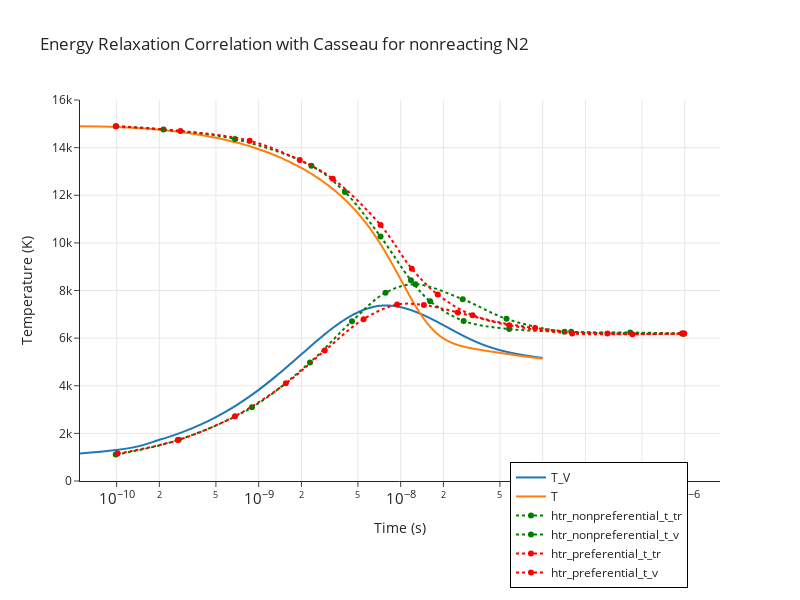
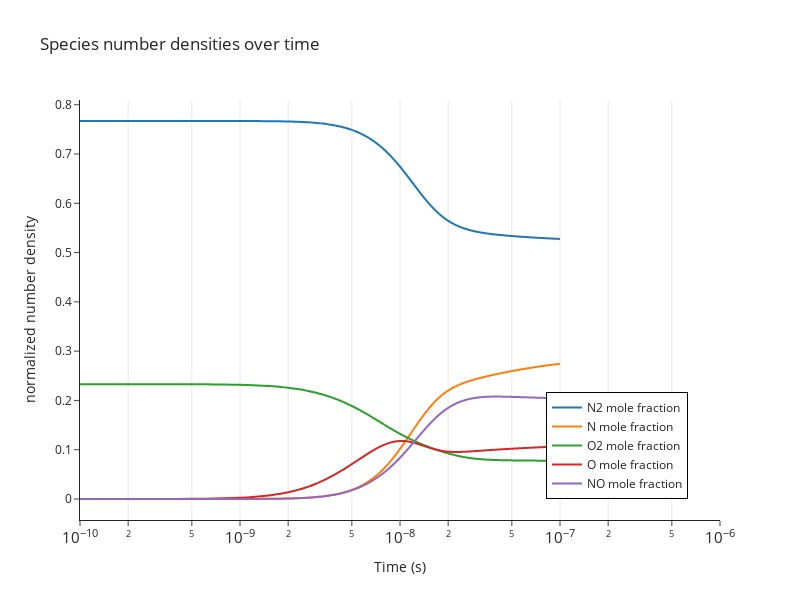

The notebook cell saved with these charts, in order:
### Code cell
from plotly import graph_objects as go
import pandas as pd

# JIT-compiled version of extract_primitives_from_U (needs to be executed once per kernel uptime)
extract_primitives_from_U_jitted = jax.jit(
    equation_manager_utils.extract_primitives_from_U
)

# extract primitives and plot
Y_s, rho, T, T_V, p = jax.vmap(
    extract_primitives_from_U_jitted,
    in_axes=(0, None),
)(U_field, equation_manager)


fig = go.Figure()
fig.add_trace(
    go.Scatter(
        x=t,
        y=T_V[:, 0],
        mode="lines",
        name="T_V",
        line=dict(shape="spline", smoothing=1.0),
    )
)
fig.add_trace(
    go.Scatter(
        x=t, y=T[:, 0], mode="lines", name="T", line=dict(shape="spline", smoothing=1.0)
    )
)

fig.add_hline(y=7623.3, name="T_eq Casseau", line_dash="dash", line_color="black")

# Load and plot reference data from CSV
csv_path = "/home/hhoechter/tum/jaxfluids_internship/experiments/heatbath_0d/williams_figure_1_air.csv"
df = pd.read_csv(
    csv_path, skiprows=1
)  # Skip the first header row, use X,Y,X,Y... as columns

# Read first row to get the dataset names
with open(csv_path, "r") as f:
    header_line = f.readline().strip()
dataset_names = [name for name in header_line.split(",") if name]

# Group datasets by prefix (e.g., "modified", "hy2foam_default", "monaco")
prefixes = []
for name in dataset_names:
    # Extract prefix by removing _t_v or _t_tr suffix
    if "_t_v" in name:
        prefix = name.replace("_t_v", "")
    elif "_t_tr" in name:
        prefix = name.replace("_t_tr", "")
    else:
        prefix = name
    if prefix not in prefixes:
        prefixes.append(prefix)

# Define colors for each prefix
colors = ["green", "red", "purple", "orange", "brown", "pink"]
prefix_colors = {prefix: colors[i % len(colors)] for i, prefix in enumerate(prefixes)}

# Plot each dataset (columns come in pairs: X, Y for each dataset)
for i, name in enumerate(dataset_names):
    x_col = i * 2  # X column index
    y_col = i * 2 + 1  # Y column index

    if x_col >= len(df.columns) or y_col >= len(df.columns):
        continue

    x_data = pd.to_numeric(df.iloc[:, x_col], errors="coerce").dropna().values
    y_data = pd.to_numeric(df.iloc[:, y_col], errors="coerce").dropna().values

    # Use minimum length in case of mismatched data
    min_len = min(len(x_data), len(y_data))
    x_data = x_data[:min_len]
    y_data = y_data[:min_len]

    # Find prefix for this dataset
    if "_t_v" in name:
        prefix = name.replace("_t_v", "")
    elif "_t_tr" in name:
        prefix = name.replace("_t_tr", "")
    else:
        prefix = name

    fig.add_trace(
        go.Scatter(
            x=x_data,
            y=y_data * 1000,  # Scale Y values (they appear to be in units of 1000 K)
            mode="markers+lines",
            line=dict(dash="dot", smoothing=1.0, shape="spline"),
            name=name,
            marker=dict(color=prefix_colors.get(prefix, "gray")),
        )
    )

fig.update_xaxes(type="log", exponentformat="power", showexponent="all", showgrid=True)
fig.update_yaxes(range=[0, 16000], showgrid=True)
fig.update_layout(
    template="simple_white",
    title="Energy Relaxation Correlation with Casseau for nonreacting N2",
    xaxis_title="Time (s)",
    yaxis_title="Temperature (K)",
    legend=dict(
        x=0.95,
        y=0.05,
        xanchor="right",
        yanchor="top",
        borderwidth=1,
        bordercolor="black",
    ),
    showlegend=True,
    width=800,
    height=600,
)
fig.show()

# plot normalized species number densities
M = jnp.sum(Y_s * species.molar_masses[None, None, :], axis=2)
n = Y_s[:, 0, :] * rho / M * constants.N_A  # 1/m3
n_tot_init = p_init / (constants.R_universal * T_tr_init) * constants.N_A

palette = ["#1f77b4", "#ff7f0e", "#2ca02c", "#d62728", "#9467bd", "#8c564b"]

fig = go.Figure()
for i, name in enumerate(species.names):
    fig.add_trace(
        go.Scatter(
            x=t,
            y=n[:, i] / n_tot_init,
            mode="lines",
            name=f"{name} mole fraction",
            line=dict(shape="spline", smoothing=1.0, color=palette[i % len(palette)]),
        )
    )

fig.update_xaxes(type="log", exponentformat="power", showexponent="all", showgrid=True)
fig.update_layout(
    template="simple_white",
    title="Species number densities over time",
    xaxis_title="Time (s)",
    yaxis_title="normalized number density",
    legend=dict(
        x=0.95,
        y=0.05,
        xanchor="right",
        yanchor="bottom",
        borderwidth=1,
        bordercolor="black",
    ),
    showlegend=True,
    width=800,
    height=600,
)
fig.update_xaxes(range=[-10, -6])
fig.show()

### Figure 1 — Plotly figure (JSON) as saved in the notebook; plotly's stock layout.template omitted (floating-point values rounded to 4 significant figures; data arrays with more than 128 entries replaced by an {"elided": "..."} marker saying what was removed)
{"data": [{"line": {"shape": "spline", "smoothing": 1}, "mode": "lines", "name": "T_V", "type": "scatter", "x": {"elided": "1000 float values"}, "y": {"elided": "1000 float values"}}, {"line": {"shape": "spline", "smoothing": 1}, "mode": "lines", "name": "T", "type": "scatter", "x": {"elided": "1000 float values"}, "y": {"elided": "1000 float values"}}, {"line": {"dash": "dot", "shape": "spline", "smoothing": 1}, "marker": {"color": "green"}, "mode": "markers+lines", "name": "htr_nonpreferential_t_tr", "type": "scatter", "x": [9.928e-11, 2.139e-10, 6.813e-10, 2.35e-09, 4.045e-09, 7.219e-09, 1.181e-08, 1.613e-08, 2.776e-08, 5.81e-08, 1.589e-07, 9.856e-07], "y": [14900.0, 14760.0, 14360.0, 13230.0, 12140.0, 10260.0, 8430.0, 7549.0, 6724.0, 6382.0, 6267.0, 6179.0]}, {"line": {"dash": "dot", "shape": "spline", "smoothing": 1}, "marker": {"color": "green"}, "mode": "markers+lines", "name": "htr_nonpreferential_t_v", "type": "scatter", "x": [9.856e-11, 2.736e-10, 8.971e-10, 2.3e-09, 4.542e-09, 7.818e-09, 1.27e-08, 2.736e-08, 5.563e-08, 1.426e-07, 4.134e-07, 9.644e-07], "y": [1108.0, 1731.0, 3093.0, 4981.0, 6713.0, 7905.0, 8260.0, 7633.0, 6808.0, 6267.0, 6237.0, 6193.0]}, {"line": {"dash": "dot", "shape": "spline", "smoothing": 1}, "marker": {"color": "red"}, "mode": "markers+lines", "name": "htr_preferential_t_tr", "type": "scatter", "x": [9.856e-11, 2.816e-10, 8.652e-10, 1.947e-09, 3.327e-09, 7.219e-09, 1.198e-08, 1.824e-08, 3.208e-08, 8.842e-08, 2.857e-07, 9.928e-07], "y": [14900.0, 14700.0, 14290.0, 13480.0, 12690.0, 10750.0, 8913.0, 7833.0, 6966.0, 6424.0, 6195.0, 6193.0]}, {"line": {"dash": "dot", "shape": "spline", "smoothing": 1}, "marker": {"color": "red"}, "mode": "markers+lines", "name": "htr_preferential_t_v", "type": "scatter", "x": [1.015e-10, 2.697e-10, 6.813e-10, 1.555e-09, 2.92e-09, 5.483e-09, 9.437e-09, 1.457e-08, 2.526e-08, 5.81e-08, 1.613e-07, 4.286e-07, 9.575e-07], "y": [1151.0, 1717.0, 2724.0, 4101.0, 5478.0, 6798.0, 7408.0, 7393.0, 7080.0, 6538.0, 6196.0, 6166.0, 6193.0]}], "layout": {"height": 600, "legend": {"bordercolor": "black", "borderwidth": 1, "x": 0.95, "xanchor": "right", "y": 0.05, "yanchor": "top"}, "shapes": [{"line": {"color": "black", "dash": "dash"}, "name": "T_eq Casseau", "type": "line", "x0": 0, "x1": 1, "xref": "x domain", "y0": 7623.0, "y1": 7623.0, "yref": "y"}], "showlegend": true, "title": {"text": "Energy Relaxation Correlation with Casseau for nonreacting N2"}, "width": 800, "xaxis": {"exponentformat": "power", "showexponent": "all", "showgrid": true, "title": {"text": "Time (s)"}, "type": "log"}, "yaxis": {"range": [0, 16000], "showgrid": true, "title": {"text": "Temperature (K)"}}}}

### Figure 2 — Plotly figure (JSON) as saved in the notebook; plotly's stock layout.template omitted (floating-point values rounded to 4 significant figures; data arrays with more than 128 entries replaced by an {"elided": "..."} marker saying what was removed)
{"data": [{"line": {"color": "#1f77b4", "shape": "spline", "smoothing": 1}, "mode": "lines", "name": "N2 mole fraction", "type": "scatter", "x": {"elided": "1000 float values"}, "y": {"elided": "1000 float values"}}, {"line": {"color": "#ff7f0e", "shape": "spline", "smoothing": 1}, "mode": "lines", "name": "N mole fraction", "type": "scatter", "x": {"elided": "1000 float values"}, "y": {"elided": "1000 float values"}}, {"line": {"color": "#2ca02c", "shape": "spline", "smoothing": 1}, "mode": "lines", "name": "O2 mole fraction", "type": "scatter", "x": {"elided": "1000 float values"}, "y": {"elided": "1000 float values"}}, {"line": {"color": "#d62728", "shape": "spline", "smoothing": 1}, "mode": "lines", "name": "O mole fraction", "type": "scatter", "x": {"elided": "1000 float values"}, "y": {"elided": "1000 float values"}}, {"line": {"color": "#9467bd", "shape": "spline", "smoothing": 1}, "mode": "lines", "name": "NO mole fraction", "type": "scatter", "x": {"elided": "1000 float values"}, "y": {"elided": "1000 float values"}}], "layout": {"height": 600, "legend": {"bordercolor": "black", "borderwidth": 1, "x": 0.95, "xanchor": "right", "y": 0.05, "yanchor": "bottom"}, "showlegend": true, "title": {"text": "Species number densities over time"}, "width": 800, "xaxis": {"exponentformat": "power", "range": [-10, -6], "showexponent": "all", "showgrid": true, "title": {"text": "Time (s)"}, "type": "log"}, "yaxis": {"title": {"text": "normalized number density"}}}}
